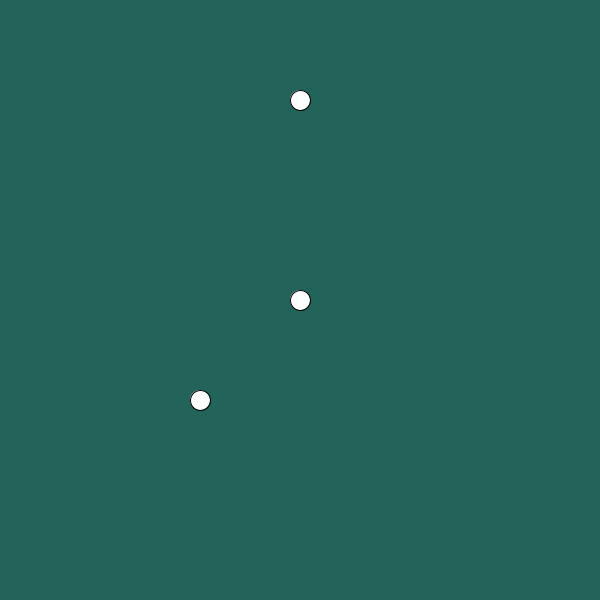
Frame 1 (no input)
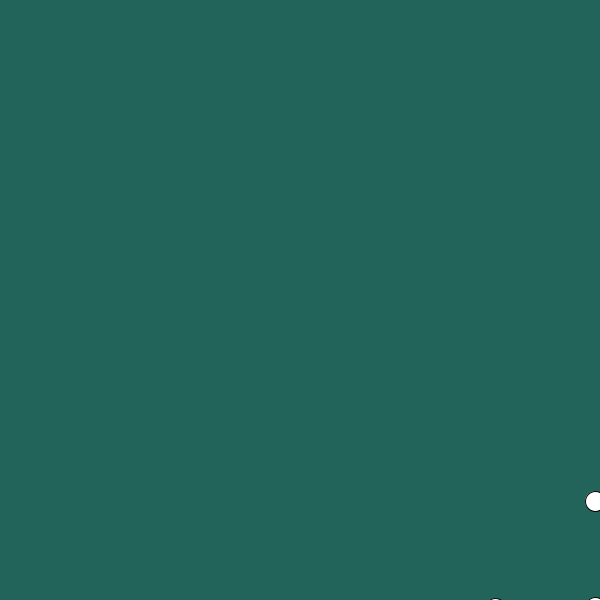
Frame 60 (the mouse pressed at the canvas centre just before this capture)
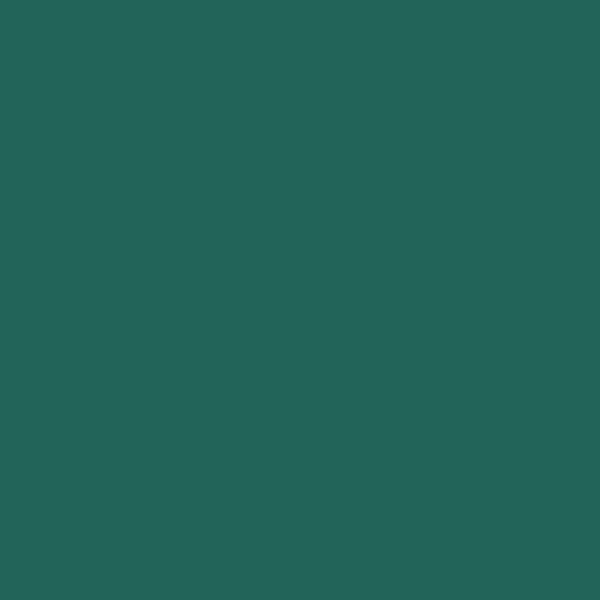
Frame 120 (the mouse held since frame 60 and released just before this capture)

The Processing sketch that drew these frames (run headless with seeded random() and noise(); from frame 60 on, the mouse is pressed at the canvas centre):

// Processing sketch: processing_136692
// ── processing_136692.pde

//declare
Ball myBall;
Ball myBall2;
Ball myBall3;
 
void setup() {
  size(600,600);
  smooth();
   
  //initialize
  myBall = new Ball(300,100);
  myBall2 = new Ball(200,400);
  myBall3 = new Ball(300,300);
}
 
void draw() {
  background(34, 100, 89);
   
  
  myBall.run();
  myBall2.run();
  myBall3.run();
     
}
 

 
class Ball{
  float x = 0;
  float y = 0; 
  float speedX = 5;
  float speedY = 1;
     
  
  Ball(float _x, float _y) {
   
    x = _x;
    y = _y;
  }
   

  
  void run(){
   display();
   move();
   bounce();
   gravity();
  }
  void gravity(){
    speedY+= 0.2;
  }
   
 
 
 
  void move(){
  x += speedX;
  y += speedY;
}
 
void bounce(){
  if (x > width){
    speedX = speedX * -.02;
  }
  if (x < 0 ){
    speedX = speedX * -.02;
  }
   if (y > height){
    speedY = speedY * -.02;
   }
    if (y < 0 ){
    speedY = speedY * -.02;
    }
}
  void display(){
    ellipse(x,y,20,20);
  }
   
}



   
